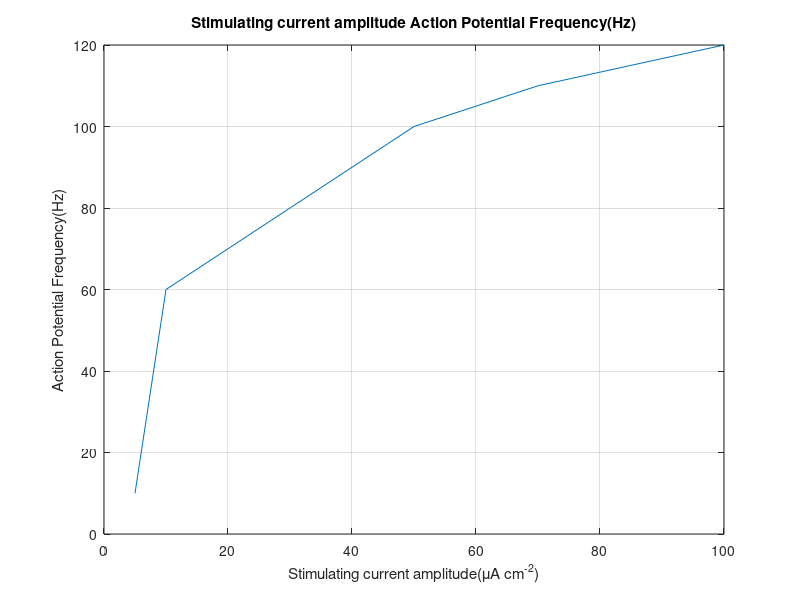

Here is the MATLAB script that generated this plot:
%Plot of action potential frequency as a function of 
%stimulating current amplitude

sim_I   = [5	10	20	30	50	70	100];
ap_freq = [10	60	70	80	100	110	120];
figure();
plot(sim_I,ap_freq);
grid on;
xlabel('Stimulating current amplitude(\muA cm^{-2})');
ylabel('Action Potential Frequency(Hz)');
title('Stimulating current amplitude Action Potential Frequency(Hz)');


